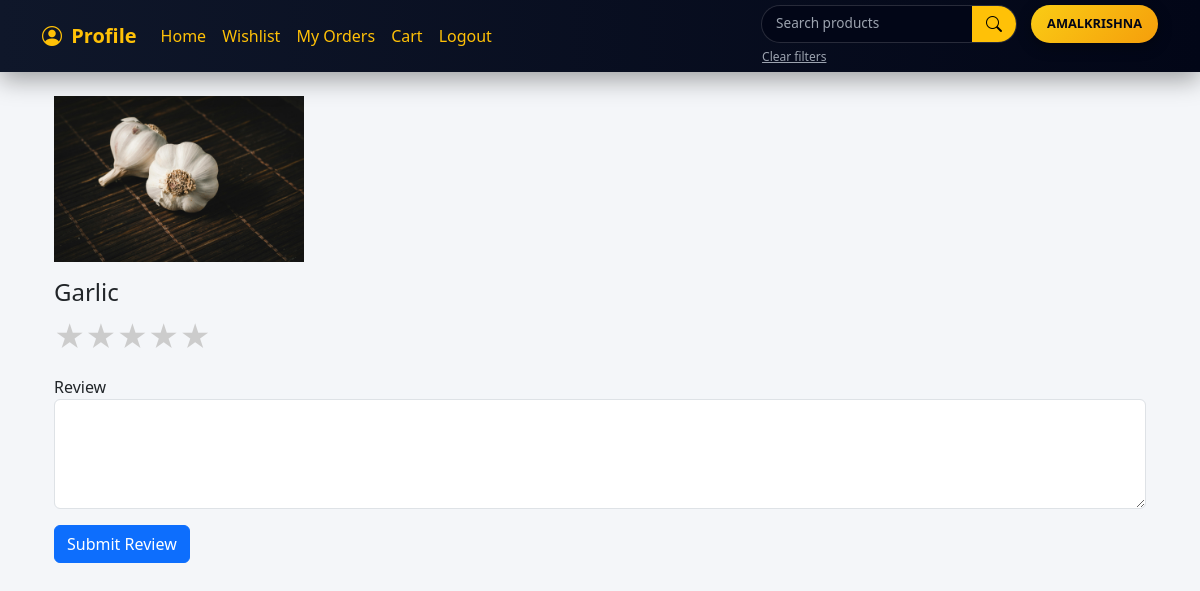
The page /review-rating/17 (signed in) on the database as committed earlier.
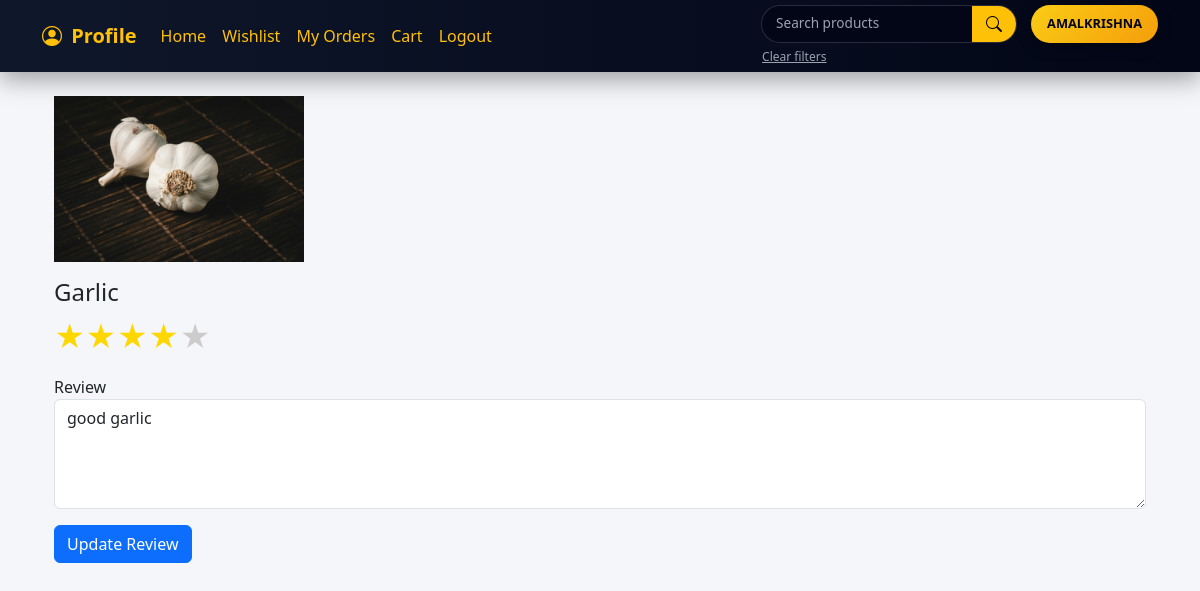
The same page on the database as committed later.
### userapp/models.py (models this page shows, shortened)
class ReviewModel(models.Model):
    rating=models.PositiveIntegerField(null=True, blank=True)
    review=models.TextField(null=True, blank=True)
    product=models.ForeignKey('adminapp.Product',on_delete=models.CASCADE,related_name='reviews')
    customer=models.ForeignKey('userapp.Customerdetails',on_delete=models.CASCADE)
    created_at=models.DateTimeField(auto_now_add=True)
    class Meta:
        unique_together=('product','customer')

### userapp/views.py (the view, shortened to what this page needs)
# urls.py: path('review-rating/<int:id>',views.review_fun,name='review_page'),
@login_required
def review_fun(request,id):
    user=get_object_or_404(Customerdetails,user=request.user)
    product=get_object_or_404(Product,id=id)
    existing_review = ReviewModel.objects.filter(
        product=product,
        customer=user
    ).first()
    return render(request,'review.html',{'product':product,'existing_review':existing_review})

### userapp/templates/review.html (shortened to what this page needs)
{% extends "navbar.html" %}
{% load static %}
{% block content %}
<div class="container mt-4">
    <img src="{{ product.image.url }}" class="img-fluid mb-3" style="max-width:250px;">
    <h4>{{ product.name }}</h4>
    <form method="post">
        <div class="rating mb-3">
            {% for i in "54321" %}
            <label for="star{{ i }}">★</label>
            {% endfor %}
        </div>
        <div class="mb-3">
            <label for="review">Review</label>
            <textarea id="review"
                      name="review"
                      class="form-control"
                      rows="4">{% if existing_review %}{{ existing_review.review }}{% endif %}</textarea>
        </div>
        <button type="submit" class="btn btn-primary">
            {% if existing_review %}
                Update Review
            {% else %}
                Submit Review
            {% endif %}
        </button>
    </form>
</div>
{% endblock %}

Rows that differ between the two databases and show on the page:
added ReviewModel: review "good garlic"
Other text that changed with them:
text no longer shown: "Submit Review"
text now shown: "Update Review"
